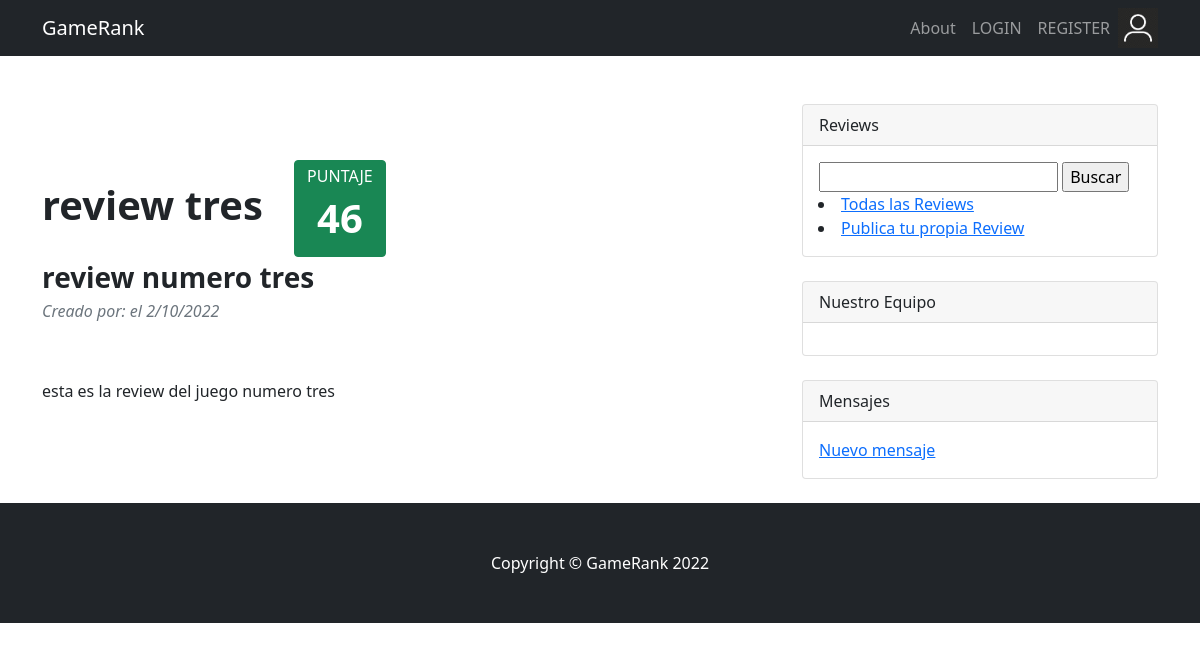
/posteos/posteo_detallado/4, run on an earlier commit of the app's database.
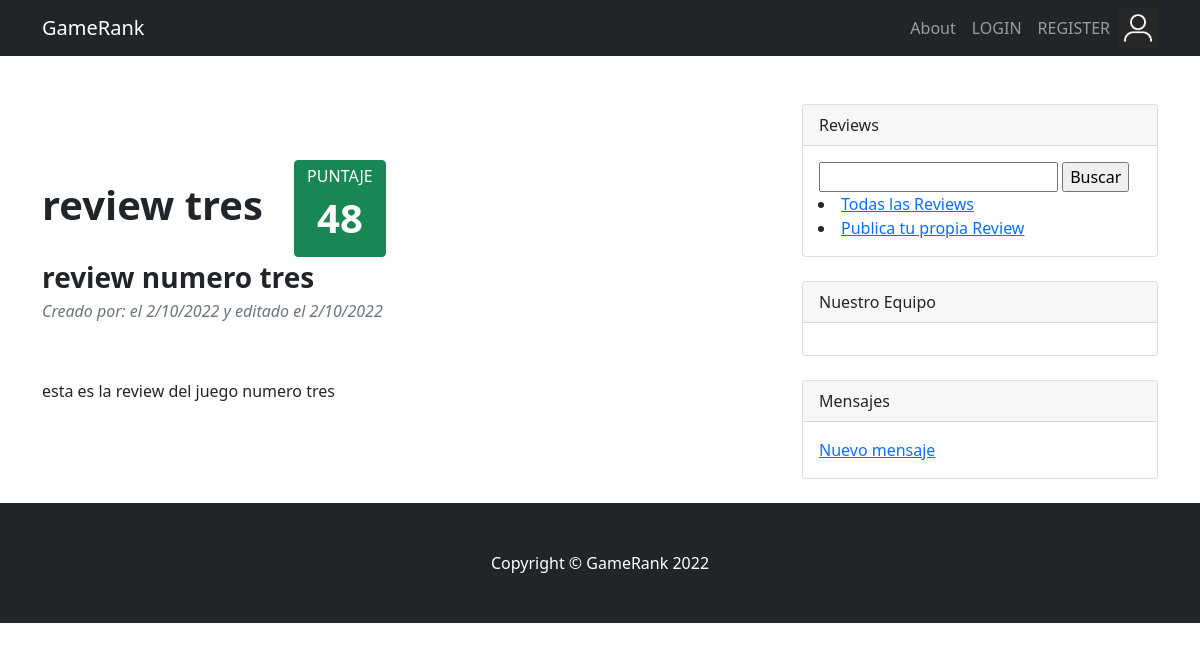
And on a later commit of the database.
### posteos/models.py (models this page shows, shortened)
class Posteo(models.Model):
    titulo = models.CharField(max_length=200) # , unique=True
    subtitulo = models.CharField(max_length=200)
    user = models.ForeignKey(User, on_delete=models.CASCADE)
    puntaje = models.IntegerField()
    actualizado = models.DateTimeField()
    contenido = RichTextUploadingField()
    creado = models.DateTimeField()
    imagen = models.ImageField(upload_to='imagenes')
    class Meta:
        ordering = ['-creado']

### posteos/views.py (the view)
# urls.py: path('posteo_detallado/<id>', posteo_detallado, name='posteo_detallado'),
def posteo_detallado(request, id):
    posteo = Posteo.objects.get(id=id)
    return render(request, "posteos/posteo_detallado.html", {'posteo':posteo,
                                                             'avatar':obtener_avatar(request),
                                                             'usuarios':obtener_usuarios()})

### usuarios/views.py (called while the page is built)
def obtener_avatar(request):
    if request.user.is_authenticated:
        lista = Avatar.objects.filter(user=request.user)
        if len(lista)!=0:
            imagen = lista[0].imagen.url
    else:
        imagen = "/media/avatares/default.png"
    return imagen

def obtener_usuarios():
    lista_usuarios = User.objects.all().exclude(username="admin")
    return lista_usuarios

### posteos/templates/posteos/posteo_detallado.html (shortened to what this page needs)
{% extends "usuarios/padre.html" %}
{% load static %}
{% block primero %}
<article>
    <header class="mb-4">
        <h1 class="fw-bolder mb-1"><br><b>{{posteo.titulo}}&nbsp&nbsp&nbsp</b><a class="btn btn-success" href="{% url 'review_criteria' %}"><h6>PUNTAJE</h6><b><h1> {{posteo.puntaje}}</b></h1></a></h1>
        <h3 class="fw-bolder mb-1">{{posteo.subtitulo}}</h3>
        <div class="text-muted fst-italic mb-2">Creado por:
            <a class="badge bg-secondary text-decoration-none link-light" href="{% url 'usuario_detallado' posteo.user_id %}">{{posteo.user.get_full_name}}</a> el {{posteo.creado.day}}/{{posteo.creado.month}}/{{posteo.creado.year}}
            {% if posteo.creado != posteo.actualizado %}
            y editado el {{posteo.actualizado.day}}/{{posteo.actualizado.month}}/{{posteo.actualizado.year}}
            {% endif %}
        </div>
    </header>
    <section class="mb-5">
        {{posteo.contenido|safe}}
        <br>
    </section>
</article>
{% endblock %}

What changed in the data, as far as the page shows it:
changed Posteo "review tres": puntaje "46" → "48"; actualizado.day (not shown) → "2"; actualizado "2022-10-02 18:52:37.306717" → "2022-10-02 19:44:36.326736" (drawn); actualizado.month (not shown) → "10"; actualizado.year (not shown) → "2022"
Also different on the page:
text now shown: "y editado el / /"
